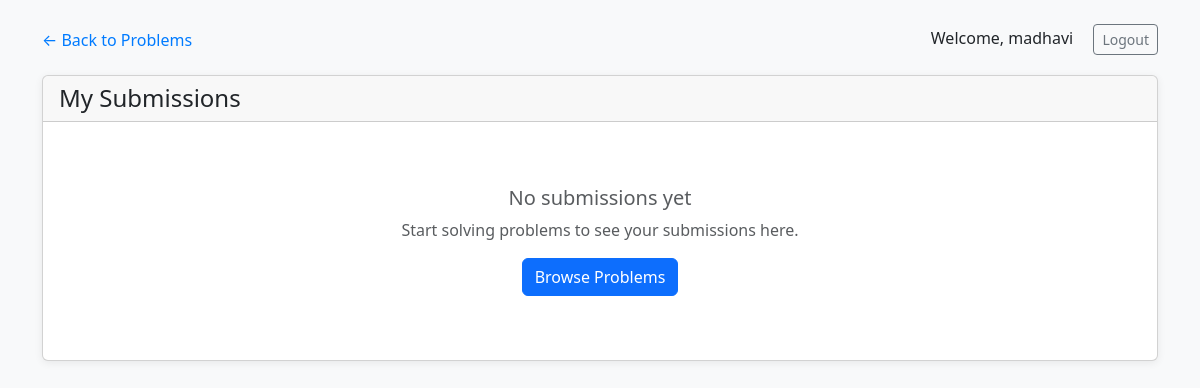
The page /submissions/ (signed in) on the database as committed earlier.
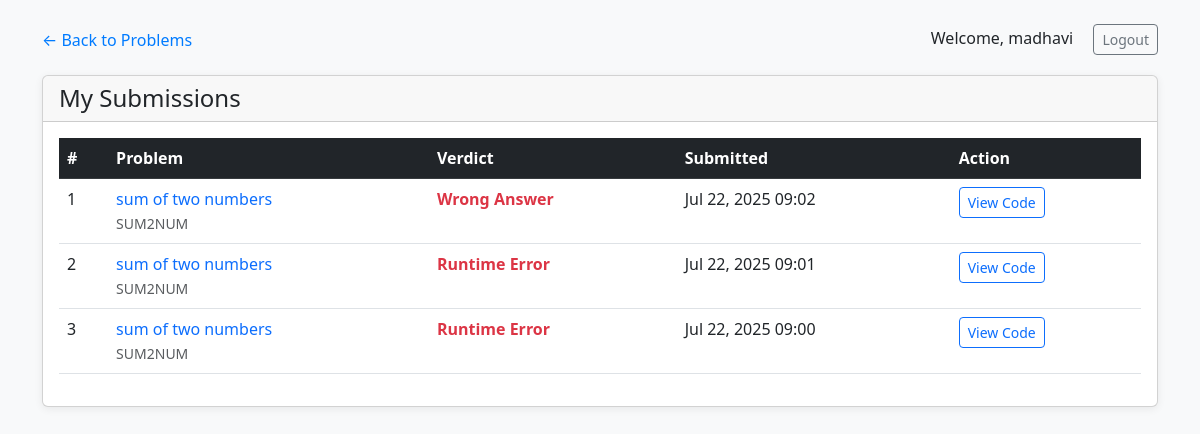
The same page on the database as committed later.
### core/models.py (models this page shows, shortened)
class Submission(models.Model):
    VERDICTS = (('AC','Accepted'),('WA','Wrong Answer'),('TLE','Time Limit Exceeded'),('RE','Runtime Error'),('CE','Compilation Error'))
    problem = models.ForeignKey(Problem, on_delete=models.CASCADE)
    user = models.ForeignKey(User, on_delete=models.CASCADE)
    code_text = models.TextField()
    verdict = models.CharField(max_length=3,choices=VERDICTS)
    submitted = models.DateTimeField(auto_now_add=True)
    class Meta:
        ordering = ['-submitted']
        indexes = [
            models.Index(fields=['user', 'problem']),
            models.Index(fields=['user', '-submitted']),
            models.Index(fields=['problem', '-submitted']),
        ]

class Problem(models.Model):
    DIFFICULTY = (('E','Easy'),('M','Medium'),('H','Hard'))
    name = models.CharField(max_length=100)
    short_code = models.CharField(max_length=40,unique=True)
    statement = models.TextField()
    difficulty = models.CharField(max_length=1,choices=DIFFICULTY)

### core/views.py (the view)
# urls.py: path('submissions/', submissions_list, name='submissions_list'),
@login_required
def submissions_list(request):
    user_submissions = Submission.objects.filter(
        user=request.user
    ).select_related('problem').order_by('-submitted')
    verdict_filter = request.GET.get('verdict')
    if verdict_filter:
        user_submissions = user_submissions.filter(verdict=verdict_filter)
    context = {
        'submissions': user_submissions[:50],  # Limit to 50 recent submissions
        'verdict_filter': verdict_filter,
    }
    return render(request, 'submissions.html', context)

### core/templates/submissions.html (shortened to what this page needs)
{% load static %}
<!DOCTYPE html>
<html lang="en">
<head>
    <link href="https://cdn.jsdelivr.net/npm/bootstrap@5.3.0/dist/css/bootstrap.min.css" rel="stylesheet">
</head>
<body>
<div class="container">
    <div class="d-flex justify-content-between align-items-center mt-4 mb-3">
        <a href="/problems/" class="back-link">&larr; Back to Problems</a>
        <div>
            <span class="me-3">Welcome, {{ user.username }}</span>
            <a href="/auth/logout/" class="btn btn-outline-secondary btn-sm">Logout</a>
        </div>
    </div>
    <div class="card">
        <div class="card-header">
            <h4 class="mb-0">My Submissions</h4>
        </div>
        <div class="card-body">
            {% if submissions %}
            <div class="table-responsive">
                <table class="table table-hover">
                    <thead class="table-dark">
                        <tr>
                            <th>#</th>
                            <th>Problem</th>
                            <th>Verdict</th>
                            <th>Submitted</th>
                            <th>Action</th>
                        </tr>
                    </thead>
                    <tbody>
                        {% for submission in submissions %}
                        <tr>
                            <td>{{ forloop.counter }}</td>
                            <td>
                                <a href="/problem/{{ submission.problem.short_code }}/" class="text-decoration-none">
                                    {{ submission.problem.name }}
                                </a>
                                <br>
                                <small class="text-muted">{{ submission.problem.short_code }}</small>
                            </td>
                            <td>
                                <span class="verdict-{{ submission.verdict }}">
                                    {{ submission.get_verdict_display }}
                                </span>
                            </td>
                            <td>{{ submission.submitted|date:"M d, Y H:i" }}</td>
                            <td>
                                <button class="btn btn-sm btn-outline-primary"
                                        onclick="showSubmissionCode('{{ submission.code_text|escapejs }}')">
                                    View Code
                                </button>
                            </td>
                        </tr>
                        {% endfor %}
                    </tbody>
                </table>
            </div>
            {% else %}
            <div class="text-center text-muted py-5">
                <h5>No submissions yet</h5>
                <p>Start solving problems to see your submissions here.</p>
                <a href="/problems/" class="btn btn-primary">Browse Problems</a>
            </div>
            {% endif %}
        </div>
    </div>
</div>
</body>
</html>

### core/templates/submissions.html (style rules this page uses)
body { background: #f8f9fa; }
.card { margin-top: 20px; box-shadow: 0 2px 8px rgba(0,0,0,0.07); }
.verdict-WA { color: #dc3545; font-weight: bold; }
.verdict-RE { color: #dc3545; font-weight: bold; }
.back-link { text-decoration: none; color: #007bff; }

Rows that differ between the two databases and show on the page:
added Submission: problem.name "sum of two numbers", problem.short_code "SUM2NUM", verdict "Wrong Answer", submitted "Jul 22, 2025 09:02"
added Submission: problem.name "sum of two numbers", problem.short_code "SUM2NUM", verdict "Runtime Error", submitted "Jul 22, 2025 09:01"
added Submission: problem.name "sum of two numbers", problem.short_code "SUM2NUM", verdict "Runtime Error", submitted "Jul 22, 2025 09:00"
Other text that changed with them:
text no longer shown: "No submissions yet Start solving problems to see your submissions here. Browse Problems"
text now shown: "# Problem Verdict Submitted Action"
